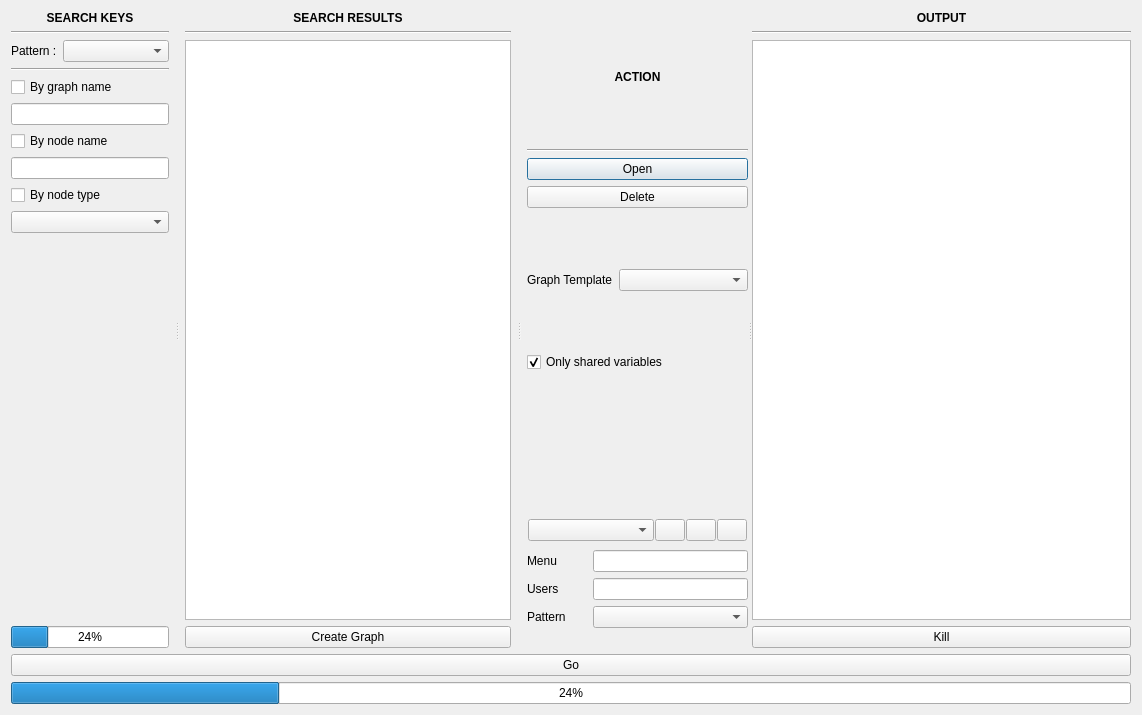
<?xml version="1.0" encoding="UTF-8"?>
<ui version="4.0">
 <class>MainWindow</class>
 <widget class="QDialog" name="MainWindow">
  <property name="geometry">
   <rect>
    <x>0</x>
    <y>0</y>
    <width>1142</width>
    <height>715</height>
   </rect>
  </property>
  <property name="windowTitle">
   <string>Batch</string>
  </property>
  <layout class="QVBoxLayout" name="verticalLayout_5">
   <item>
    <widget class="QSplitter" name="splitter">
     <property name="orientation">
      <enum>Qt::Horizontal</enum>
     </property>
     <widget class="QWidget" name="layoutWidget">
      <layout class="QVBoxLayout" name="verticalLayout">
       <property name="rightMargin">
        <number>6</number>
       </property>
       <item>
        <widget class="QLabel" name="label_4">
         <property name="font">
          <font>
           <weight>75</weight>
           <bold>true</bold>
          </font>
         </property>
         <property name="text">
          <string>SEARCH KEYS</string>
         </property>
         <property name="alignment">
          <set>Qt::AlignCenter</set>
         </property>
        </widget>
       </item>
       <item>
        <widget class="Line" name="line_2">
         <property name="orientation">
          <enum>Qt::Horizontal</enum>
         </property>
        </widget>
       </item>
       <item>
        <layout class="QHBoxLayout" name="horizontalLayout_2" stretch="0,1">
         <item>
          <widget class="QLabel" name="label">
           <property name="text">
            <string>Pattern :</string>
           </property>
          </widget>
         </item>
         <item>
          <widget class="QComboBox" name="patternComboBox"/>
         </item>
        </layout>
       </item>
       <item>
        <widget class="Line" name="line_5">
         <property name="orientation">
          <enum>Qt::Horizontal</enum>
         </property>
        </widget>
       </item>
       <item>
        <widget class="QCheckBox" name="graphKeyCheckBox">
         <property name="text">
          <string>By graph name</string>
         </property>
        </widget>
       </item>
       <item>
        <widget class="QLineEdit" name="graphKeyLineEdit"/>
       </item>
       <item>
        <widget class="QCheckBox" name="nodeNameCheckBox">
         <property name="text">
          <string>By node name</string>
         </property>
        </widget>
       </item>
       <item>
        <widget class="QLineEdit" name="nodeNameLineEdit"/>
       </item>
       <item>
        <widget class="QCheckBox" name="nodeTypeCheckBox">
         <property name="text">
          <string>By node type</string>
         </property>
        </widget>
       </item>
       <item>
        <widget class="QComboBox" name="nodeTypeComboBox"/>
       </item>
       <item>
        <spacer name="verticalSpacer">
         <property name="orientation">
          <enum>Qt::Vertical</enum>
         </property>
         <property name="sizeHint" stdset="0">
          <size>
           <width>20</width>
           <height>40</height>
          </size>
         </property>
        </spacer>
       </item>
       <item>
        <widget class="QProgressBar" name="progressBar">
         <property name="value">
          <number>24</number>
         </property>
        </widget>
       </item>
      </layout>
     </widget>
     <widget class="QWidget" name="layoutWidget">
      <layout class="QVBoxLayout" name="verticalLayout_2">
       <property name="leftMargin">
        <number>6</number>
       </property>
       <property name="rightMargin">
        <number>6</number>
       </property>
       <item>
        <widget class="QLabel" name="label_5">
         <property name="font">
          <font>
           <weight>75</weight>
           <bold>true</bold>
          </font>
         </property>
         <property name="text">
          <string>SEARCH RESULTS</string>
         </property>
         <property name="alignment">
          <set>Qt::AlignCenter</set>
         </property>
        </widget>
       </item>
       <item>
        <widget class="Line" name="line_3">
         <property name="orientation">
          <enum>Qt::Horizontal</enum>
         </property>
        </widget>
       </item>
       <item>
        <widget class="QListWidget" name="resultListWidget">
         <property name="selectionMode">
          <enum>QAbstractItemView::ExtendedSelection</enum>
         </property>
         <property name="selectionBehavior">
          <enum>QAbstractItemView::SelectRows</enum>
         </property>
         <property name="sortingEnabled">
          <bool>true</bool>
         </property>
        </widget>
       </item>
       <item>
        <widget class="QPushButton" name="createPushButton">
         <property name="focusPolicy">
          <enum>Qt::NoFocus</enum>
         </property>
         <property name="text">
          <string>Create Graph</string>
         </property>
        </widget>
       </item>
      </layout>
     </widget>
     <widget class="QWidget" name="layoutWidget">
      <layout class="QVBoxLayout" name="optionsLayout" stretch="0,0,0,0,0,0,0,0">
       <property name="leftMargin">
        <number>6</number>
       </property>
       <item>
        <widget class="QLabel" name="label_6">
         <property name="font">
          <font>
           <weight>75</weight>
           <bold>true</bold>
          </font>
         </property>
         <property name="text">
          <string>ACTION</string>
         </property>
         <property name="alignment">
          <set>Qt::AlignCenter</set>
         </property>
        </widget>
       </item>
       <item>
        <widget class="Line" name="line_4">
         <property name="orientation">
          <enum>Qt::Horizontal</enum>
         </property>
        </widget>
       </item>
       <item>
        <widget class="QPushButton" name="openPushButton">
         <property name="text">
          <string>Open</string>
         </property>
        </widget>
       </item>
       <item>
        <widget class="QPushButton" name="deletePushButton">
         <property name="text">
          <string>Delete</string>
         </property>
        </widget>
       </item>
       <item>
        <widget class="QWidget" name="templateWidget" native="true">
         <layout class="QHBoxLayout" name="horizontalLayout" stretch="0,1">
          <property name="leftMargin">
           <number>0</number>
          </property>
          <property name="topMargin">
           <number>0</number>
          </property>
          <property name="rightMargin">
           <number>0</number>
          </property>
          <property name="bottomMargin">
           <number>0</number>
          </property>
          <item>
           <widget class="QLabel" name="templateLabel">
            <property name="text">
             <string>Graph Template</string>
            </property>
           </widget>
          </item>
          <item>
           <widget class="QComboBox" name="templateComboBox"/>
          </item>
         </layout>
        </widget>
       </item>
       <item>
        <widget class="QCheckBox" name="allVarCheckBox">
         <property name="text">
          <string>Only shared variables</string>
         </property>
         <property name="checked">
          <bool>true</bool>
         </property>
        </widget>
       </item>
       <item>
        <widget class="QWidget" name="varWidget" native="true">
         <layout class="QVBoxLayout" name="verticalLayout_3">
          <property name="leftMargin">
           <number>0</number>
          </property>
          <property name="topMargin">
           <number>0</number>
          </property>
          <property name="rightMargin">
           <number>0</number>
          </property>
          <property name="bottomMargin">
           <number>0</number>
          </property>
         </layout>
        </widget>
       </item>
       <item>
        <widget class="QWidget" name="scriptWidget" native="true">
         <layout class="QVBoxLayout" name="verticalLayout_7">
          <property name="leftMargin">
           <number>0</number>
          </property>
          <property name="topMargin">
           <number>0</number>
          </property>
          <property name="rightMargin">
           <number>0</number>
          </property>
          <property name="bottomMargin">
           <number>20</number>
          </property>
          <item>
           <widget class="QWidget" name="scriptWidget2" native="true">
            <property name="minimumSize">
             <size>
              <width>0</width>
              <height>0</height>
             </size>
            </property>
            <layout class="QHBoxLayout" name="horizontalLayout_3">
             <property name="spacing">
              <number>1</number>
             </property>
             <property name="leftMargin">
              <number>1</number>
             </property>
             <property name="topMargin">
              <number>1</number>
             </property>
             <property name="rightMargin">
              <number>1</number>
             </property>
             <property name="bottomMargin">
              <number>1</number>
             </property>
             <item>
              <widget class="QComboBox" name="scriptComboBox"/>
             </item>
             <item>
              <widget class="QPushButton" name="scriptRenameButton">
               <property name="maximumSize">
                <size>
                 <width>30</width>
                 <height>16777215</height>
                </size>
               </property>
               <property name="text">
                <string/>
               </property>
              </widget>
             </item>
             <item>
              <widget class="QPushButton" name="scriptAddButton">
               <property name="maximumSize">
                <size>
                 <width>30</width>
                 <height>16777215</height>
                </size>
               </property>
               <property name="text">
                <string/>
               </property>
              </widget>
             </item>
             <item>
              <widget class="QPushButton" name="scriptDelButton">
               <property name="maximumSize">
                <size>
                 <width>30</width>
                 <height>16777215</height>
                </size>
               </property>
               <property name="text">
                <string/>
               </property>
              </widget>
             </item>
            </layout>
           </widget>
          </item>
          <item>
           <layout class="QHBoxLayout" name="horizontalLayout_4">
            <item>
             <widget class="QLabel" name="label_2">
              <property name="minimumSize">
               <size>
                <width>60</width>
                <height>0</height>
               </size>
              </property>
              <property name="text">
               <string>Menu</string>
              </property>
             </widget>
            </item>
            <item>
             <widget class="QLineEdit" name="menuLineEdit"/>
            </item>
           </layout>
          </item>
          <item>
           <layout class="QHBoxLayout" name="horizontalLayout_5">
            <item>
             <widget class="QLabel" name="label_3">
              <property name="minimumSize">
               <size>
                <width>60</width>
                <height>0</height>
               </size>
              </property>
              <property name="text">
               <string>Users</string>
              </property>
             </widget>
            </item>
            <item>
             <widget class="QLineEdit" name="usersLineEdit"/>
            </item>
           </layout>
          </item>
          <item>
           <layout class="QHBoxLayout" name="horizontalLayout_6" stretch="0,1">
            <item>
             <widget class="QLabel" name="label_7">
              <property name="minimumSize">
               <size>
                <width>60</width>
                <height>0</height>
               </size>
              </property>
              <property name="text">
               <string>Pattern</string>
              </property>
             </widget>
            </item>
            <item>
             <widget class="QComboBox" name="patternComboBox2"/>
            </item>
           </layout>
          </item>
         </layout>
        </widget>
       </item>
      </layout>
     </widget>
     <widget class="QWidget" name="outputWidget" native="true">
      <layout class="QVBoxLayout" name="verticalLayout_4">
       <item>
        <widget class="QLabel" name="outputLabel">
         <property name="font">
          <font>
           <weight>75</weight>
           <bold>true</bold>
          </font>
         </property>
         <property name="text">
          <string>OUTPUT</string>
         </property>
         <property name="alignment">
          <set>Qt::AlignCenter</set>
         </property>
        </widget>
       </item>
       <item>
        <widget class="Line" name="line_6">
         <property name="orientation">
          <enum>Qt::Horizontal</enum>
         </property>
        </widget>
       </item>
       <item>
        <widget class="QTextEdit" name="outputTextEdit">
         <property name="minimumSize">
          <size>
           <width>300</width>
           <height>0</height>
          </size>
         </property>
         <property name="lineWrapMode">
          <enum>QTextEdit::NoWrap</enum>
         </property>
         <property name="readOnly">
          <bool>true</bool>
         </property>
        </widget>
       </item>
       <item>
        <widget class="QPushButton" name="killButton">
         <property name="text">
          <string>Kill</string>
         </property>
        </widget>
       </item>
      </layout>
     </widget>
    </widget>
   </item>
   <item>
    <widget class="QPushButton" name="goPushButton">
     <property name="text">
      <string>Go</string>
     </property>
    </widget>
   </item>
   <item>
    <widget class="QProgressBar" name="goProgressBar">
     <property name="value">
      <number>24</number>
     </property>
    </widget>
   </item>
  </layout>
 </widget>
 <resources/>
 <connections/>
</ui>
